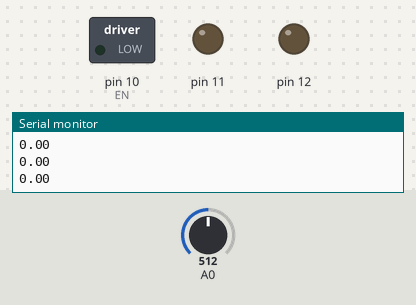
Recording of a sketch running on a simulated Arduino Uno, built with avr-gcc and run on an emulated ATmega328P. Shown: switched loads named in the sketch (green lamp = pin HIGH), output pins drawn as LEDs (lit = HIGH), the last lines printed to the serial monitor. The inputs (shaded band) are chosen by the test bench; at power-on: A0 = 512.

Above: at 1.2 s.
1.3 s: A0 set to 522
At 1.7 s:
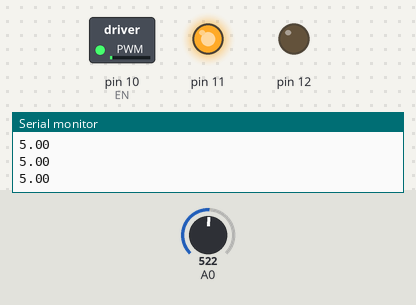
2.8 s: A0 set to 511
At 4.0 s:
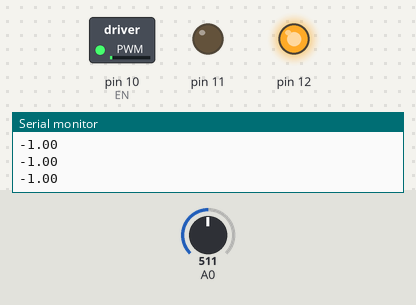
4.3 s: A0 set to 306
At 5.2 s:
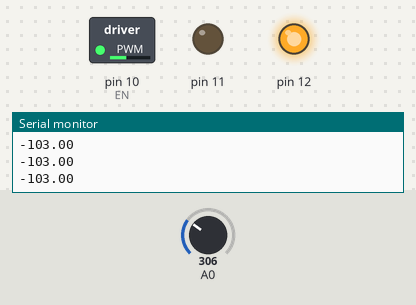
5.8 s: A0 set to 122
At 6.3 s:
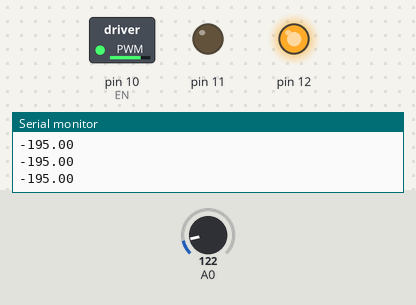
7.3 s: A0 set to 716
At 7.6 s:
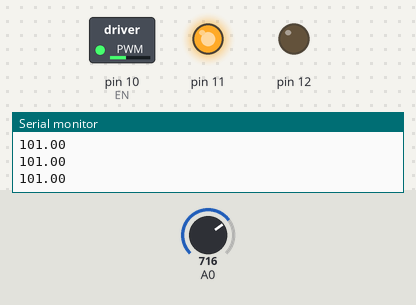
8.8 s: A0 set to 900
At 9.9 s:
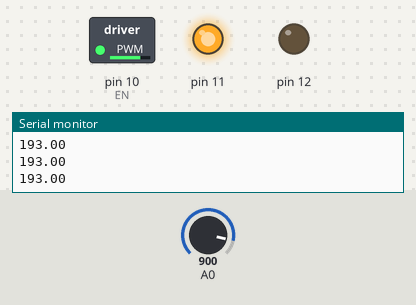
Timing chart, 0 to 11.3 s (numbered marks = the images above; inputs shaded):
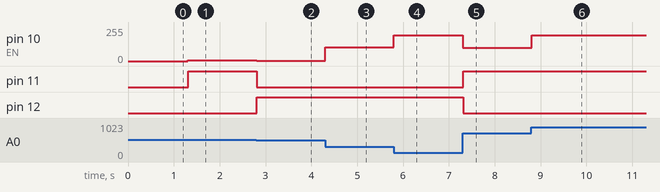

The sketch:

motorPot.ino
```cpp
const int EN = 10;
double v;
void setup()
{
  pinMode(12, OUTPUT);
  pinMode(11, OUTPUT);
  pinMode(EN, OUTPUT);
  Serial.begin(9600);

}


void loop()
{
  v = map(analogRead(A0), 0, 1023, -255, 255);
  analogWrite(EN, abs(v));
  Serial.println(v);

  if(v > 0){
    digitalWrite(12, LOW);
    digitalWrite(11, HIGH);
  }else if(v < 0){
    digitalWrite(11, LOW);
    digitalWrite(12, HIGH);
  }


}
```

Measured:
- the behaviour switches between 513 and 514 on A0 (found by bisection; images 0 and 1)
- after the input at 1.3 s, pin 10 (EN): 0/255 → 5/255 at once; pin 11: LOW → HIGH at once
- after the input at 2.8 s, pin 10 (EN): 5/255 → 1/255 at once; pin 11: HIGH → LOW at once; pin 12: LOW → HIGH at once
- after the input at 4.3 s, pin 10 (EN): 1/255 → 103/255 at once
- after the input at 5.8 s, pin 10 (EN): 103/255 → 195/255 at once
- after the input at 7.3 s, pin 10 (EN): 195/255 → 101/255 at once; pin 11: LOW → HIGH at once; pin 12: HIGH → LOW at once
- after the input at 8.8 s, pin 10 (EN): 101/255 → 193/255 at once
